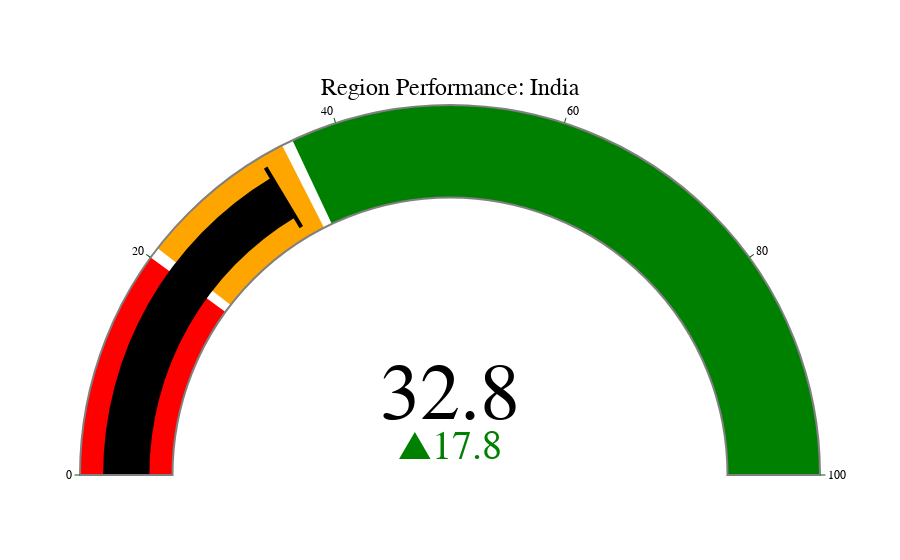

Notebook cell for this chart:
### Code cell
#SHARE OF TOTAL RADIAL
figST2 = go.Figure(go.Indicator(
    mode = "gauge+number+delta",
    value = 32.8,
    domain = {'x': [0, 1], 'y': [0, 1]},
    title = {'text': "Region Performance: India", 'font': {'size': 24}},
    delta = {'reference': 15, 'increasing': {'color': "Green"}},
    gauge = {
        'axis': {'range': [None, 100], 'tickwidth': 1, 'tickcolor': "darkgreen"},
        'bar': {'color': "black"},
        'bgcolor': "white",
        'borderwidth': 2,
        'bordercolor': "gray",
        'steps': [
            {'range': [0, 20], 'color': 'red'},
            {'range': [21, 35], 'color': 'orange'},
            {'range': [36, 100], 'color': 'green'}],
        'threshold': {
            'line': {'color': "black", 'width': 4},
            'thickness': 0.75,
            'value': 32.8}}))

figST2.update_layout(paper_bgcolor = "white", font = {'color': "black", 'family': "Arial"})

figST2.show()

### Figure 1 — Plotly figure (JSON) as saved in the notebook; plotly's stock layout.template omitted (floating-point values rounded to 4 significant figures)
{"data": [{"delta": {"increasing": {"color": "Green"}, "reference": 15}, "domain": {"x": [0, 1], "y": [0, 1]}, "gauge": {"axis": {"range": [null, 100], "tickcolor": "darkgreen", "tickwidth": 1}, "bar": {"color": "black"}, "bgcolor": "white", "bordercolor": "gray", "borderwidth": 2, "steps": [{"color": "red", "range": [0, 20]}, {"color": "orange", "range": [21, 35]}, {"color": "green", "range": [36, 100]}], "threshold": {"line": {"color": "black", "width": 4}, "thickness": 0.75, "value": 32.8}}, "mode": "gauge+number+delta", "title": {"font": {"size": 24}, "text": "Region Performance: India"}, "type": "indicator", "value": 32.8}], "layout": {"font": {"color": "black", "family": "Arial"}, "paper_bgcolor": "white"}}
